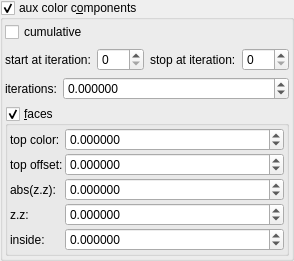
    <widget class="MyGroupBox" name="groupCheck_fold_color_aux_color_enabled_false">
     <property name="title">
      <string>aux color c&amp;omponents</string>
     </property>
     <property name="checkable">
      <bool>true</bool>
     </property>
     <layout class="QVBoxLayout" name="verticalLayout_12">
      <property name="leftMargin">
       <number>2</number>
      </property>
      <property name="topMargin">
       <number>2</number>
      </property>
      <property name="rightMargin">
       <number>2</number>
      </property>
      <property name="bottomMargin">
       <number>2</number>
      </property>
      <item>
       <widget class="MyCheckBox" name="checkBox_fold_color_aux_color_enabled">
        <property name="text">
         <string notr="true">cumulative</string>
        </property>
       </widget>
      </item>
      <item>
       <layout class="QHBoxLayout" name="horizontalLayout_23" stretch="0,1,0,1">
        <item>
         <widget class="QLabel" name="label_103">
          <property name="text">
           <string>start at iteration:</string>
          </property>
         </widget>
        </item>
        <item>
         <widget class="MySpinBox" name="spinboxInt_fold_color_start_iterations_A">
          <property name="sizePolicy">
           <sizepolicy hsizetype="Minimum" vsizetype="Maximum">
            <horstretch>0</horstretch>
            <verstretch>0</verstretch>
           </sizepolicy>
          </property>
          <property name="minimum">
           <number>0</number>
          </property>
          <property name="maximum">
           <number>999</number>
          </property>
          <property name="value">
           <number>0</number>
          </property>
         </widget>
        </item>
        <item>
         <widget class="QLabel" name="label_75">
          <property name="text">
           <string>stop at iteration:</string>
          </property>
         </widget>
        </item>
        <item>
         <widget class="MySpinBox" name="spinboxInt_fold_color_stop_iterations_A">
          <property name="sizePolicy">
           <sizepolicy hsizetype="Preferred" vsizetype="Maximum">
            <horstretch>0</horstretch>
            <verstretch>0</verstretch>
           </sizepolicy>
          </property>
          <property name="maximum">
           <number>999</number>
          </property>
         </widget>
        </item>
       </layout>
      </item>
      <item>
       <layout class="QHBoxLayout" name="horizontalLayout_24" stretch="0,1">
        <item>
         <widget class="QLabel" name="label_286">
          <property name="text">
           <string>iterations:</string>
          </property>
         </widget>
        </item>
        <item>
         <widget class="MyDoubleSpinBox" name="spinbox4_fold_color_difs_0000_x">
          <property name="sizePolicy">
           <sizepolicy hsizetype="Minimum" vsizetype="Maximum">
            <horstretch>0</horstretch>
            <verstretch>0</verstretch>
           </sizepolicy>
          </property>
          <property name="prefix">
           <string/>
          </property>
          <property name="suffix">
           <string/>
          </property>
          <property name="decimals">
           <number>6</number>
          </property>
          <property name="minimum">
           <double>-100.000000000000000</double>
          </property>
          <property name="maximum">
           <double>100.000000000000000</double>
          </property>
          <property name="singleStep">
           <double>0.100000000000000</double>
          </property>
         </widget>
        </item>
       </layout>
      </item>
      <item>
       <widget class="MyGroupBox" name="groupCheck_fold_color_aux_color_enabledA_false">
        <property name="title">
         <string>&amp;faces</string>
        </property>
        <property name="checkable">
         <bool>true</bool>
        </property>
        <layout class="QVBoxLayout" name="verticalLayout_16" stretch="0">
         <property name="spacing">
          <number>2</number>
         </property>
         <property name="leftMargin">
          <number>2</number>
         </property>
         <property name="topMargin">
          <number>2</number>
         </property>
         <property name="rightMargin">
          <number>2</number>
         </property>
         <property name="bottomMargin">
          <number>2</number>
         </property>
         <item>
          <layout class="QGridLayout" name="gridLayout_7" columnstretch="0,1">
           <property name="spacing">
            <number>2</number>
           </property>
           <item row="4" column="1">
            <widget class="MyDoubleSpinBox" name="spinbox_fold_color_difs0">
             <property name="sizePolicy">
              <sizepolicy hsizetype="Minimum" vsizetype="Maximum">
               <horstretch>0</horstretch>
               <verstretch>0</verstretch>
              </sizepolicy>
             </property>
             <property name="prefix">
              <string/>
             </property>
             <property name="suffix">
              <string/>
             </property>
             <property name="decimals">
              <number>6</number>
             </property>
             <property name="minimum">
              <double>-99.998999999999995</double>
             </property>
             <property name="maximum">
              <double>99.998999999999995</double>
             </property>
             <property name="singleStep">
              <double>0.100000000000000</double>
             </property>
            </widget>
           </item>
           <item row="0" column="1">
            <widget class="MyDoubleSpinBox" name="spinbox4_fold_color_difs_0000_y">
             <property name="sizePolicy">
              <sizepolicy hsizetype="Minimum" vsizetype="Maximum">
               <horstretch>0</horstretch>
               <verstretch>0</verstretch>
              </sizepolicy>
             </property>
             <property name="prefix">
              <string/>
             </property>
             <property name="suffix">
              <string/>
             </property>
             <property name="decimals">
              <number>6</number>
             </property>
             <property name="minimum">
              <double>-99.998999999999995</double>
             </property>
             <property name="maximum">
              <double>99.998999999999995</double>
             </property>
             <property name="singleStep">
              <double>0.100000000000000</double>
             </property>
            </widget>
           </item>
           <item row="3" column="0">
            <widget class="QLabel" name="label_182">
             <property name="text">
              <string>z.z:</string>
             </property>
            </widget>
           </item>
           <item row="2" column="0">
            <widget class="QLabel" name="label_181">
             <property name="text">
              <string>abs(z.z):</string>
             </property>
            </widget>
           </item>
           <item row="4" column="0">
            <widget class="QLabel" name="label_183">
             <property name="text">
              <string>inside:</string>
             </property>
            </widget>
           </item>
           <item row="0" column="0">
            <widget class="QLabel" name="label_290">
             <property name="text">
              <string>top color:</string>
             </property>
            </widget>
           </item>
           <item row="2" column="1">
            <widget class="MyDoubleSpinBox" name="spinbox4_fold_color_difs_0000_z">
             <property name="sizePolicy">
              <sizepolicy hsizetype="Minimum" vsizetype="Maximum">
               <horstretch>0</horstretch>
               <verstretch>0</verstretch>
              </sizepolicy>
             </property>
             <property name="prefix">
              <string/>
             </property>
             <property name="suffix">
              <string/>
             </property>
             <property name="decimals">
              <number>6</number>
             </property>
             <property name="minimum">
              <double>-99.998999999999995</double>
             </property>
             <property name="maximum">
              <double>99.998999999999995</double>
             </property>
             <property name="singleStep">
              <double>0.100000000000000</double>
             </property>
            </widget>
           </item>
           <item row="3" column="1">
            <widget class="MyDoubleSpinBox" name="spinbox4_fold_color_difs_0000_w">
             <property name="sizePolicy">
              <sizepolicy hsizetype="Minimum" vsizetype="Maximum">
               <horstretch>0</horstretch>
               <verstretch>0</verstretch>
              </sizepolicy>
             </property>
             <property name="prefix">
              <string/>
             </property>
             <property name="suffix">
              <string/>
             </property>
             <property name="decimals">
              <number>6</number>
             </property>
             <property name="minimum">
              <double>-99.998999999999995</double>
             </property>
             <property name="maximum">
              <double>99.998999999999995</double>
             </property>
             <property name="singleStep">
              <double>0.100000000000000</double>
             </property>
            </widget>
           </item>
           <item row="1" column="1">
            <widget class="MyDoubleSpinBox" name="spinbox3_transf_offsetF_000_z">
             <property name="sizePolicy">
              <sizepolicy hsizetype="Minimum" vsizetype="Maximum">
               <horstretch>0</horstretch>
               <verstretch>0</verstretch>
              </sizepolicy>
             </property>
             <property name="prefix">
              <string/>
             </property>
             <property name="suffix">
              <string/>
             </property>
             <property name="decimals">
              <number>6</number>
             </property>
             <property name="minimum">
              <double>-99.998999999999995</double>
             </property>
             <property name="maximum">
              <double>99.998999999999995</double>
             </property>
             <property name="singleStep">
              <double>0.010000000000000</double>
             </property>
            </widget>
           </item>
           <item row="1" column="0">
            <widget class="QLabel" name="label_291">
             <property name="text">
              <string>top offset:</string>
             </property>
            </widget>
           </item>
          </layout>
         </item>
        </layout>
       </widget>
      </item>
     </layout>
    </widget>
